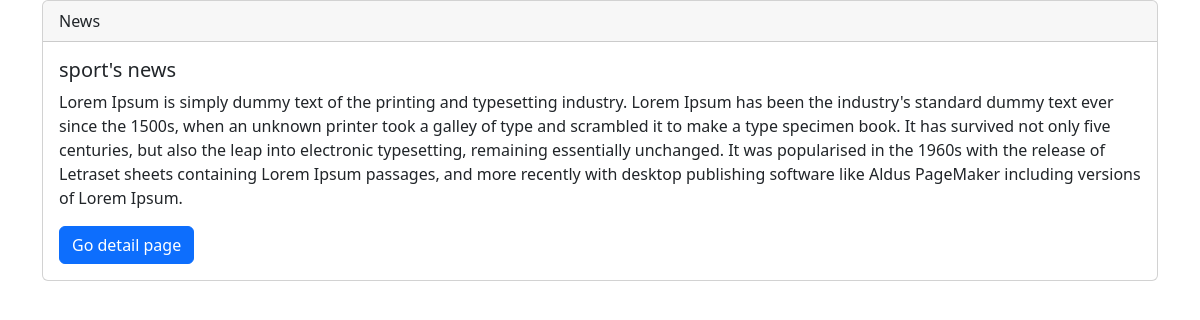
Before: /news/ with the older database file.
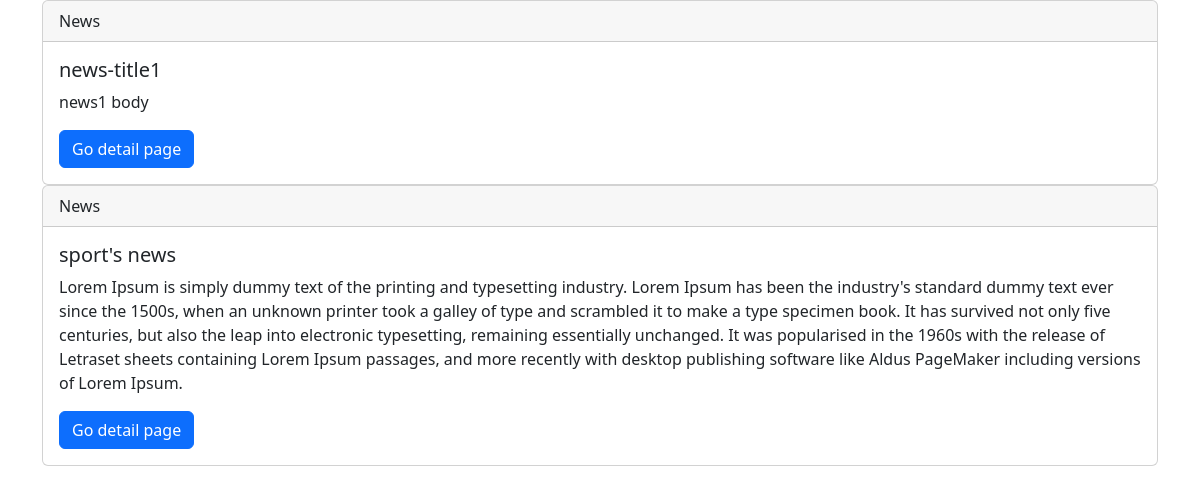
After: the same page with the newer database file.
### news_app/models.py (models this page shows, shortened)
class News(models.Model):
    class Status(models.TextChoices):
        Draft = "DF", "Draft"
        Published = "PB", "Published"
    title = models.CharField(max_length=250)
    slug = models.SlugField(max_length=250)
    body = models.TextField()
    image = models.ImageField(upload_to="news/images")
    category = models.ForeignKey(Category, on_delete=models.CASCADE)
    published_time = models.DateTimeField(default=timezone.now)
    created_time = models.DateTimeField(auto_now_add=True)
    updated_time = models.DateTimeField(auto_now=True)
    status = models.CharField(
        max_length=2, choices=Status.choices, default=Status.Draft
    )
    objects = models.Manager()  # defauld manager
    published = PublishedManager()
    class Meta:
        ordering = ["-published_time"]

### news_app/views.py (the view)
# urls.py: path("news/", news_list, name="news_list_page"),
def news_list(request):
    news_list = News.published.all()
    context = {"news_list": news_list}
    return render(request, "news/news_list.html", context)

### news_app/models.py (called while the page is built)
    def get_queryset(self):
        return super().get_queryset().filter(status=News.Status.Published)

### templates/news/news_list.html (shortened to what this page needs)
<!DOCTYPE html>
<html lang="en">
<head>
      <link href="https://cdn.jsdelivr.net/npm/bootstrap@5.2.1/dist/css/bootstrap.min.css" rel="stylesheet"
>
</head>
<body>
    <div class="container">
    {% for news in news_list %}
        <div class="card">
            <div class="card-header">
                News
            </div>
            <div class="card-body">
                <h5 class="card-title">{{ news.title }}</h5>
                <p class="card-text">{{ news.body }}</p>
                <a href="{% url 'detail_page' news.pk %}" class="btn btn-primary">Go detail page</a>
            </div>
        </div>
    {% endfor %}
    </div>
</body>
</html>

Changed rows visible on the page:
now on this page (row edited): News: title "news-title1", body "news1 body"
